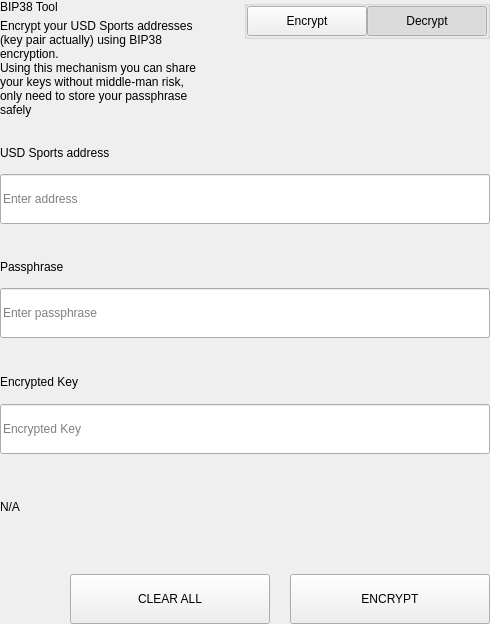
<?xml version="1.0" encoding="UTF-8"?>
<ui version="4.0">
 <class>SettingsBitToolWidget</class>
 <widget class="QWidget" name="SettingsBitToolWidget">
  <property name="geometry">
   <rect>
    <x>0</x>
    <y>0</y>
    <width>490</width>
    <height>624</height>
   </rect>
  </property>
  <property name="windowTitle">
   <string>Form</string>
  </property>
  <layout class="QVBoxLayout" name="verticalLayout">
   <property name="spacing">
    <number>0</number>
   </property>
   <property name="leftMargin">
    <number>0</number>
   </property>
   <property name="topMargin">
    <number>0</number>
   </property>
   <property name="rightMargin">
    <number>0</number>
   </property>
   <property name="bottomMargin">
    <number>0</number>
   </property>
   <item>
    <widget class="QWidget" name="left" native="true">
     <layout class="QVBoxLayout" name="verticalLayout_3">
      <property name="leftMargin">
       <number>0</number>
      </property>
      <property name="topMargin">
       <number>0</number>
      </property>
      <property name="rightMargin">
       <number>0</number>
      </property>
      <property name="bottomMargin">
       <number>0</number>
      </property>
      <item>
       <layout class="QVBoxLayout" name="verticalLayout_2">
        <property name="spacing">
         <number>0</number>
        </property>
        <item>
         <layout class="QHBoxLayout" name="horizontalLayout_3" stretch="3,1">
          <property name="spacing">
           <number>40</number>
          </property>
          <item>
           <layout class="QVBoxLayout" name="verticalLayoutTitle">
            <property name="spacing">
             <number>5</number>
            </property>
            <item>
             <widget class="QLabel" name="labelTitle">
              <property name="text">
               <string>BIP38 Tool</string>
              </property>
             </widget>
            </item>
            <item>
             <widget class="QLabel" name="labelSubtitle1">
              <property name="text">
               <string>Encrypt your USD Sports addresses (key pair actually) using BIP38 encryption.
Using this mechanism you can share your keys without middle-man risk, only need to store your passphrase safely</string>
              </property>
              <property name="wordWrap">
               <bool>true</bool>
              </property>
             </widget>
            </item>
           </layout>
          </item>
          <item alignment="Qt::AlignTop">
           <widget class="QGroupBox" name="groupBox">
            <property name="title">
             <string/>
            </property>
            <property name="alignment">
             <set>Qt::AlignLeading|Qt::AlignLeft|Qt::AlignTop</set>
            </property>
            <layout class="QHBoxLayout" name="horizontalLayout_4">
             <property name="spacing">
              <number>0</number>
             </property>
             <property name="leftMargin">
              <number>0</number>
             </property>
             <property name="topMargin">
              <number>0</number>
             </property>
             <property name="rightMargin">
              <number>0</number>
             </property>
             <property name="bottomMargin">
              <number>0</number>
             </property>
             <item>
              <spacer name="horizontalSpacer">
               <property name="orientation">
                <enum>Qt::Horizontal</enum>
               </property>
               <property name="sizeHint" stdset="0">
                <size>
                 <width>40</width>
                 <height>20</height>
                </size>
               </property>
              </spacer>
             </item>
             <item>
              <widget class="QPushButton" name="pushLeft">
               <property name="minimumSize">
                <size>
                 <width>120</width>
                 <height>30</height>
                </size>
               </property>
               <property name="maximumSize">
                <size>
                 <width>120</width>
                 <height>30</height>
                </size>
               </property>
               <property name="focusPolicy">
                <enum>Qt::NoFocus</enum>
               </property>
               <property name="text">
                <string>Encrypt</string>
               </property>
               <property name="checkable">
                <bool>true</bool>
               </property>
               <property name="autoExclusive">
                <bool>true</bool>
               </property>
              </widget>
             </item>
             <item>
              <widget class="QPushButton" name="pushRight">
               <property name="minimumSize">
                <size>
                 <width>120</width>
                 <height>30</height>
                </size>
               </property>
               <property name="maximumSize">
                <size>
                 <width>120</width>
                 <height>30</height>
                </size>
               </property>
               <property name="focusPolicy">
                <enum>Qt::NoFocus</enum>
               </property>
               <property name="text">
                <string>Decrypt</string>
               </property>
               <property name="checkable">
                <bool>true</bool>
               </property>
               <property name="checked">
                <bool>true</bool>
               </property>
               <property name="autoExclusive">
                <bool>true</bool>
               </property>
              </widget>
             </item>
            </layout>
           </widget>
          </item>
         </layout>
        </item>
        <item>
         <widget class="QStackedWidget" name="stackedWidget">
          <property name="currentIndex">
           <number>1</number>
          </property>
          <widget class="QWidget" name="pageDecrypt">
           <layout class="QVBoxLayout" name="verticalLayout_5">
            <property name="spacing">
             <number>0</number>
            </property>
            <property name="leftMargin">
             <number>0</number>
            </property>
            <property name="topMargin">
             <number>0</number>
            </property>
            <property name="rightMargin">
             <number>0</number>
            </property>
            <property name="bottomMargin">
             <number>0</number>
            </property>
            <item>
             <widget class="QWidget" name="widget" native="true">
              <property name="minimumSize">
               <size>
                <width>0</width>
                <height>100</height>
               </size>
              </property>
              <layout class="QVBoxLayout" name="verticalLayout_4">
               <property name="spacing">
                <number>0</number>
               </property>
               <property name="leftMargin">
                <number>0</number>
               </property>
               <property name="topMargin">
                <number>0</number>
               </property>
               <property name="rightMargin">
                <number>0</number>
               </property>
               <property name="bottomMargin">
                <number>0</number>
               </property>
               <item>
                <spacer name="verticalSpacer_2">
                 <property name="orientation">
                  <enum>Qt::Vertical</enum>
                 </property>
                 <property name="sizeType">
                  <enum>QSizePolicy::Fixed</enum>
                 </property>
                 <property name="sizeHint" stdset="0">
                  <size>
                   <width>20</width>
                   <height>20</height>
                  </size>
                 </property>
                </spacer>
               </item>
               <item>
                <layout class="QHBoxLayout" name="horizontalLayout_6" stretch="2">
                 <property name="spacing">
                  <number>0</number>
                 </property>
                 <item>
                  <layout class="QVBoxLayout" name="verticalLayout_7">
                   <property name="spacing">
                    <number>9</number>
                   </property>
                   <item>
                    <widget class="QLabel" name="labelSubtitleKey">
                     <property name="minimumSize">
                      <size>
                       <width>0</width>
                       <height>20</height>
                      </size>
                     </property>
                     <property name="maximumSize">
                      <size>
                       <width>16777215</width>
                       <height>20</height>
                      </size>
                     </property>
                     <property name="text">
                      <string>Encrypted key</string>
                     </property>
                    </widget>
                   </item>
                   <item>
                    <widget class="QLineEdit" name="lineEditKey">
                     <property name="minimumSize">
                      <size>
                       <width>0</width>
                       <height>50</height>
                      </size>
                     </property>
                     <property name="maximumSize">
                      <size>
                       <width>16777215</width>
                       <height>50</height>
                      </size>
                     </property>
                     <property name="placeholderText">
                      <string>Enter a encrypted key</string>
                     </property>
                    </widget>
                   </item>
                  </layout>
                 </item>
                </layout>
               </item>
               <item>
                <spacer name="verticalSpacer_3">
                 <property name="orientation">
                  <enum>Qt::Vertical</enum>
                 </property>
                 <property name="sizeType">
                  <enum>QSizePolicy::Fixed</enum>
                 </property>
                 <property name="sizeHint" stdset="0">
                  <size>
                   <width>20</width>
                   <height>20</height>
                  </size>
                 </property>
                </spacer>
               </item>
               <item>
                <layout class="QVBoxLayout" name="verticalLayout_9">
                 <property name="spacing">
                  <number>9</number>
                 </property>
                 <item>
                  <widget class="QLabel" name="labelSubtitlePassphrase">
                   <property name="maximumSize">
                    <size>
                     <width>16777215</width>
                     <height>20</height>
                    </size>
                   </property>
                   <property name="text">
                    <string>Passphrase</string>
                   </property>
                  </widget>
                 </item>
                 <item>
                  <widget class="QLineEdit" name="lineEditPassphrase">
                   <property name="minimumSize">
                    <size>
                     <width>0</width>
                     <height>50</height>
                    </size>
                   </property>
                   <property name="maximumSize">
                    <size>
                     <width>16777215</width>
                     <height>50</height>
                    </size>
                   </property>
                   <property name="placeholderText">
                    <string>Enter a passphrase</string>
                   </property>
                  </widget>
                 </item>
                </layout>
               </item>
               <item>
                <spacer name="verticalSpacer_4">
                 <property name="orientation">
                  <enum>Qt::Vertical</enum>
                 </property>
                 <property name="sizeType">
                  <enum>QSizePolicy::Fixed</enum>
                 </property>
                 <property name="sizeHint" stdset="0">
                  <size>
                   <width>20</width>
                   <height>20</height>
                  </size>
                 </property>
                </spacer>
               </item>
               <item>
                <widget class="QWidget" name="widget_3" native="true">
                 <property name="sizePolicy">
                  <sizepolicy hsizetype="Preferred" vsizetype="Fixed">
                   <horstretch>0</horstretch>
                   <verstretch>0</verstretch>
                  </sizepolicy>
                 </property>
                 <layout class="QVBoxLayout" name="verticalLayout_10">
                  <property name="spacing">
                   <number>9</number>
                  </property>
                  <property name="leftMargin">
                   <number>0</number>
                  </property>
                  <property name="topMargin">
                   <number>0</number>
                  </property>
                  <property name="rightMargin">
                   <number>0</number>
                  </property>
                  <property name="bottomMargin">
                   <number>0</number>
                  </property>
                  <item>
                   <widget class="QLabel" name="labelSubtitleDecryptResult">
                    <property name="minimumSize">
                     <size>
                      <width>0</width>
                      <height>20</height>
                     </size>
                    </property>
                    <property name="maximumSize">
                     <size>
                      <width>16777215</width>
                      <height>20</height>
                     </size>
                    </property>
                    <property name="text">
                     <string>Decrypted address result</string>
                    </property>
                   </widget>
                  </item>
                  <item>
                   <widget class="QWidget" name="widget_4" native="true">
                    <layout class="QHBoxLayout" name="horizontalLayout" stretch="6,0,1">
                     <property name="spacing">
                      <number>0</number>
                     </property>
                     <property name="leftMargin">
                      <number>0</number>
                     </property>
                     <property name="topMargin">
                      <number>0</number>
                     </property>
                     <property name="rightMargin">
                      <number>0</number>
                     </property>
                     <property name="bottomMargin">
                      <number>0</number>
                     </property>
                     <item alignment="Qt::AlignVCenter">
                      <widget class="QLineEdit" name="lineEditDecryptResult">
                       <property name="minimumSize">
                        <size>
                         <width>0</width>
                         <height>50</height>
                        </size>
                       </property>
                       <property name="maximumSize">
                        <size>
                         <width>16777215</width>
                         <height>50</height>
                        </size>
                       </property>
                       <property name="placeholderText">
                        <string>Decrypted Address</string>
                       </property>
                      </widget>
                     </item>
                     <item>
                      <spacer name="horizontalSpacer_4">
                       <property name="orientation">
                        <enum>Qt::Horizontal</enum>
                       </property>
                       <property name="sizeType">
                        <enum>QSizePolicy::Fixed</enum>
                       </property>
                       <property name="sizeHint" stdset="0">
                        <size>
                         <width>20</width>
                         <height>50</height>
                        </size>
                       </property>
                      </spacer>
                     </item>
                     <item>
                      <widget class="QPushButton" name="pushButtonImport">
                       <property name="minimumSize">
                        <size>
                         <width>140</width>
                         <height>40</height>
                        </size>
                       </property>
                       <property name="text">
                        <string>Import Address</string>
                       </property>
                      </widget>
                     </item>
                    </layout>
                   </widget>
                  </item>
                 </layout>
                </widget>
               </item>
               <item>
                <widget class="QLabel" name="statusLabel_DEC">
                 <property name="maximumSize">
                  <size>
                   <width>16777215</width>
                   <height>40</height>
                  </size>
                 </property>
                 <property name="text">
                  <string/>
                 </property>
                </widget>
               </item>
               <item>
                <spacer name="verticalSpacer">
                 <property name="orientation">
                  <enum>Qt::Vertical</enum>
                 </property>
                 <property name="sizeType">
                  <enum>QSizePolicy::Preferred</enum>
                 </property>
                 <property name="sizeHint" stdset="0">
                  <size>
                   <width>20</width>
                   <height>20</height>
                  </size>
                 </property>
                </spacer>
               </item>
               <item>
                <layout class="QHBoxLayout" name="horizontalLayout_7">
                 <property name="spacing">
                  <number>0</number>
                 </property>
                 <item>
                  <spacer name="horizontalSpacer_5">
                   <property name="orientation">
                    <enum>Qt::Horizontal</enum>
                   </property>
                   <property name="sizeType">
                    <enum>QSizePolicy::Expanding</enum>
                   </property>
                   <property name="sizeHint" stdset="0">
                    <size>
                     <width>40</width>
                     <height>20</height>
                    </size>
                   </property>
                  </spacer>
                 </item>
                 <item>
                  <widget class="QPushButton" name="pushButtonDecryptClear">
                   <property name="minimumSize">
                    <size>
                     <width>200</width>
                     <height>50</height>
                    </size>
                   </property>
                   <property name="maximumSize">
                    <size>
                     <width>200</width>
                     <height>50</height>
                    </size>
                   </property>
                   <property name="text">
                    <string>CLEAR</string>
                   </property>
                  </widget>
                 </item>
                 <item>
                  <spacer name="horizontalSpacer_3">
                   <property name="orientation">
                    <enum>Qt::Horizontal</enum>
                   </property>
                   <property name="sizeType">
                    <enum>QSizePolicy::Fixed</enum>
                   </property>
                   <property name="sizeHint" stdset="0">
                    <size>
                     <width>20</width>
                     <height>20</height>
                    </size>
                   </property>
                  </spacer>
                 </item>
                 <item>
                  <widget class="QPushButton" name="pushButtonDecrypt">
                   <property name="minimumSize">
                    <size>
                     <width>200</width>
                     <height>50</height>
                    </size>
                   </property>
                   <property name="maximumSize">
                    <size>
                     <width>200</width>
                     <height>50</height>
                    </size>
                   </property>
                   <property name="text">
                    <string>DECRYPT KEY</string>
                   </property>
                  </widget>
                 </item>
                </layout>
               </item>
              </layout>
             </widget>
            </item>
           </layout>
          </widget>
          <widget class="QWidget" name="pageEncrypt">
           <layout class="QVBoxLayout" name="verticalLayout_11">
            <property name="spacing">
             <number>0</number>
            </property>
            <property name="leftMargin">
             <number>0</number>
            </property>
            <property name="topMargin">
             <number>0</number>
            </property>
            <property name="rightMargin">
             <number>0</number>
            </property>
            <property name="bottomMargin">
             <number>0</number>
            </property>
            <item>
             <spacer name="verticalSpacer_8">
              <property name="orientation">
               <enum>Qt::Vertical</enum>
              </property>
              <property name="sizeType">
               <enum>QSizePolicy::Fixed</enum>
              </property>
              <property name="sizeHint" stdset="0">
               <size>
                <width>20</width>
                <height>20</height>
               </size>
              </property>
             </spacer>
            </item>
            <item>
             <widget class="QWidget" name="containerAddressEnc" native="true">
              <layout class="QVBoxLayout" name="containerAddressEncLayout">
               <property name="spacing">
                <number>5</number>
               </property>
               <property name="leftMargin">
                <number>0</number>
               </property>
               <property name="topMargin">
                <number>0</number>
               </property>
               <property name="rightMargin">
                <number>0</number>
               </property>
               <property name="bottomMargin">
                <number>0</number>
               </property>
               <item>
                <widget class="QLabel" name="labelSubtitleAddress">
                 <property name="minimumSize">
                  <size>
                   <width>0</width>
                   <height>20</height>
                  </size>
                 </property>
                 <property name="maximumSize">
                  <size>
                   <width>16777215</width>
                   <height>20</height>
                  </size>
                 </property>
                 <property name="text">
                  <string>USD Sports address</string>
                 </property>
                </widget>
               </item>
               <item>
                <widget class="QLineEdit" name="addressIn_ENC">
                 <property name="minimumSize">
                  <size>
                   <width>0</width>
                   <height>50</height>
                  </size>
                 </property>
                 <property name="placeholderText">
                  <string>Enter address</string>
                 </property>
                </widget>
               </item>
              </layout>
             </widget>
            </item>
            <item>
             <spacer name="verticalSpacer_6">
              <property name="orientation">
               <enum>Qt::Vertical</enum>
              </property>
              <property name="sizeType">
               <enum>QSizePolicy::Fixed</enum>
              </property>
              <property name="sizeHint" stdset="0">
               <size>
                <width>20</width>
                <height>20</height>
               </size>
              </property>
             </spacer>
            </item>
            <item>
             <widget class="QWidget" name="containerAddress" native="true">
              <layout class="QHBoxLayout" name="horizontalLayout_9" stretch="2">
               <property name="spacing">
                <number>0</number>
               </property>
               <property name="leftMargin">
                <number>0</number>
               </property>
               <property name="topMargin">
                <number>0</number>
               </property>
               <property name="rightMargin">
                <number>0</number>
               </property>
               <property name="bottomMargin">
                <number>0</number>
               </property>
               <item>
                <layout class="QVBoxLayout" name="verticalLayout_8">
                 <property name="spacing">
                  <number>5</number>
                 </property>
                 <item>
                  <widget class="QLabel" name="labelSubtitleMessage">
                   <property name="minimumSize">
                    <size>
                     <width>0</width>
                     <height>20</height>
                    </size>
                   </property>
                   <property name="maximumSize">
                    <size>
                     <width>16777215</width>
                     <height>20</height>
                    </size>
                   </property>
                   <property name="text">
                    <string>Passphrase</string>
                   </property>
                  </widget>
                 </item>
                 <item>
                  <widget class="QLineEdit" name="passphraseIn_ENC">
                   <property name="minimumSize">
                    <size>
                     <width>0</width>
                     <height>50</height>
                    </size>
                   </property>
                   <property name="maximumSize">
                    <size>
                     <width>16777215</width>
                     <height>50</height>
                    </size>
                   </property>
                   <property name="placeholderText">
                    <string>Enter passphrase</string>
                   </property>
                  </widget>
                 </item>
                </layout>
               </item>
              </layout>
             </widget>
            </item>
            <item>
             <spacer name="verticalSpacer_7">
              <property name="orientation">
               <enum>Qt::Vertical</enum>
              </property>
              <property name="sizeType">
               <enum>QSizePolicy::Fixed</enum>
              </property>
              <property name="sizeHint" stdset="0">
               <size>
                <width>20</width>
                <height>20</height>
               </size>
              </property>
             </spacer>
            </item>
            <item>
             <widget class="QWidget" name="widget_2" native="true">
              <property name="minimumSize">
               <size>
                <width>0</width>
                <height>75</height>
               </size>
              </property>
              <property name="maximumSize">
               <size>
                <width>16777215</width>
                <height>16777215</height>
               </size>
              </property>
              <layout class="QVBoxLayout" name="verticalLayout_6">
               <property name="leftMargin">
                <number>0</number>
               </property>
               <property name="topMargin">
                <number>0</number>
               </property>
               <property name="rightMargin">
                <number>0</number>
               </property>
               <property name="bottomMargin">
                <number>0</number>
               </property>
               <item>
                <widget class="QLabel" name="labelSubtitleEncryptedKey">
                 <property name="minimumSize">
                  <size>
                   <width>0</width>
                   <height>20</height>
                  </size>
                 </property>
                 <property name="maximumSize">
                  <size>
                   <width>16777215</width>
                   <height>20</height>
                  </size>
                 </property>
                 <property name="text">
                  <string>Encrypted Key</string>
                 </property>
                </widget>
               </item>
               <item>
                <widget class="QLineEdit" name="encryptedKeyOut_ENC">
                 <property name="minimumSize">
                  <size>
                   <width>0</width>
                   <height>50</height>
                  </size>
                 </property>
                 <property name="placeholderText">
                  <string>Encrypted Key</string>
                 </property>
                </widget>
               </item>
              </layout>
             </widget>
            </item>
            <item>
             <widget class="QLabel" name="statusLabel_ENC">
              <property name="text">
               <string notr="true">N/A</string>
              </property>
             </widget>
            </item>
            <item>
             <spacer name="verticalSpacer_5">
              <property name="orientation">
               <enum>Qt::Vertical</enum>
              </property>
              <property name="sizeType">
               <enum>QSizePolicy::Fixed</enum>
              </property>
              <property name="sizeHint" stdset="0">
               <size>
                <width>20</width>
                <height>20</height>
               </size>
              </property>
             </spacer>
            </item>
            <item>
             <layout class="QHBoxLayout" name="horizontalLayout_8">
              <property name="spacing">
               <number>0</number>
              </property>
              <item>
               <spacer name="horizontalSpacer_6">
                <property name="orientation">
                 <enum>Qt::Horizontal</enum>
                </property>
                <property name="sizeType">
                 <enum>QSizePolicy::Expanding</enum>
                </property>
                <property name="sizeHint" stdset="0">
                 <size>
                  <width>40</width>
                  <height>20</height>
                 </size>
                </property>
               </spacer>
              </item>
              <item>
               <widget class="QPushButton" name="pushButtonClear">
                <property name="minimumSize">
                 <size>
                  <width>200</width>
                  <height>50</height>
                 </size>
                </property>
                <property name="focusPolicy">
                 <enum>Qt::NoFocus</enum>
                </property>
                <property name="text">
                 <string>CLEAR ALL</string>
                </property>
               </widget>
              </item>
              <item>
               <spacer name="horizontalSpacer_2">
                <property name="orientation">
                 <enum>Qt::Horizontal</enum>
                </property>
                <property name="sizeType">
                 <enum>QSizePolicy::Fixed</enum>
                </property>
                <property name="sizeHint" stdset="0">
                 <size>
                  <width>20</width>
                  <height>20</height>
                 </size>
                </property>
               </spacer>
              </item>
              <item>
               <widget class="QPushButton" name="pushButtonEncrypt">
                <property name="minimumSize">
                 <size>
                  <width>200</width>
                  <height>50</height>
                 </size>
                </property>
                <property name="maximumSize">
                 <size>
                  <width>200</width>
                  <height>50</height>
                 </size>
                </property>
                <property name="focusPolicy">
                 <enum>Qt::NoFocus</enum>
                </property>
                <property name="text">
                 <string>ENCRYPT</string>
                </property>
               </widget>
              </item>
             </layout>
            </item>
           </layout>
          </widget>
         </widget>
        </item>
       </layout>
      </item>
     </layout>
    </widget>
   </item>
  </layout>
 </widget>
 <resources/>
 <connections/>
</ui>
